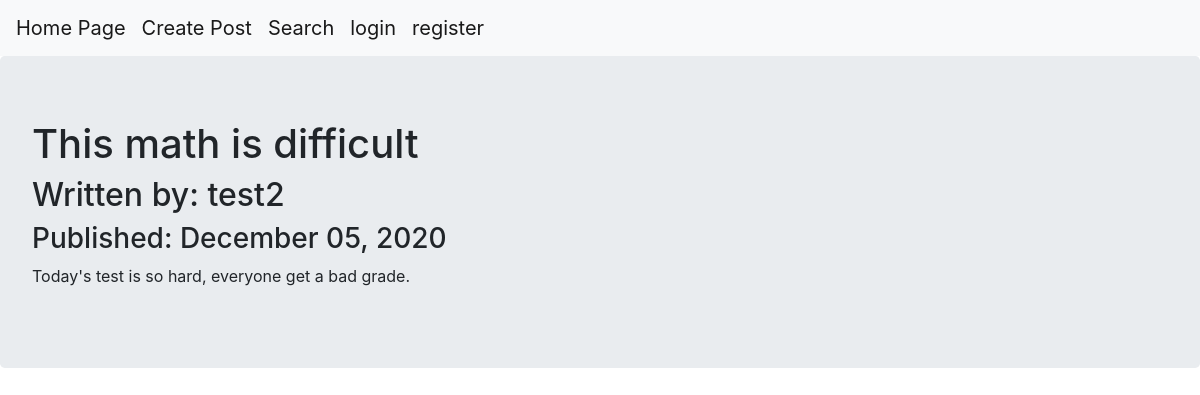
/2, run on the app's committed database.
### projectKanpai/models.py (models this page shows, shortened)
class BlogPost(db.Model):
    users = db.relationship(User)
    id = db.Column(db.Integer,primary_key=True)
    user_id = db.Column(db.Integer, db.ForeignKey('users.id'), nullable = False)
    date = db.Column(db.DateTime, nullable = False, default = datetime.utcnow)
    title = db.Column(db.String(160), nullable = False)
    text = db.Column(db.Text, nullable = False)

class User(db.Model, UserMixin):
    __tablename__ = 'users'
    id = db.Column(db.Integer, primary_key = True)
    email = db.Column(db.String(64), unique=True, index=True)
    username = db.Column(db.String(64), unique=True, index=True)
    password_hash = db.Column(db.String(128))
    posts = db.relationship('BlogPost', backref='author')

### projectKanpai/users/views.py (the view)
@users.route("/<username>")
def user_posts(username):
    page = request.args.get('page',1,type=int)
    user = User.query.filter_by(username=username).first_or_404()
    blog_posts = BlogPost.query.filter_by(author=user).order_by(BlogPost.date.desc()
    ).paginate(page=page,per_page=5)
    return render_template('user_blog_posts.html', blog_posts=blog_posts, user=user)

### projectKanpai/blog_posts/views.py (called while the page is built)
@blog_posts.route('/<int:blog_post_id>')
def blog_post(blog_post_id):
    blog_post = BlogPost.query.get_or_404(blog_post_id)
    print(type(blog_post))
    return render_template('blog_post.html', title=blog_post.title,
                            date=blog_post.date, post=blog_post
    )

### projectKanpai/templates/blog_post.html (shortened to what this page needs)
{% extends "base.html" %}
{% block content %}
<div class="jumbotron">
  <h1>{{post.title}}</h1>
  <h2>Written by: {{post.author.username}}</h2>
  <h3>Published: {{post.date.strftime('%B %d, %Y')}}</h3>
  <p>{{post.text}}</p>
</div>
{% endblock %}

### data on the page
BlogPost: title "This math is difficult", date "December 05, 2020", text "Today's test is so hard, everyone get a bad grade."
User: author.username "test2"
